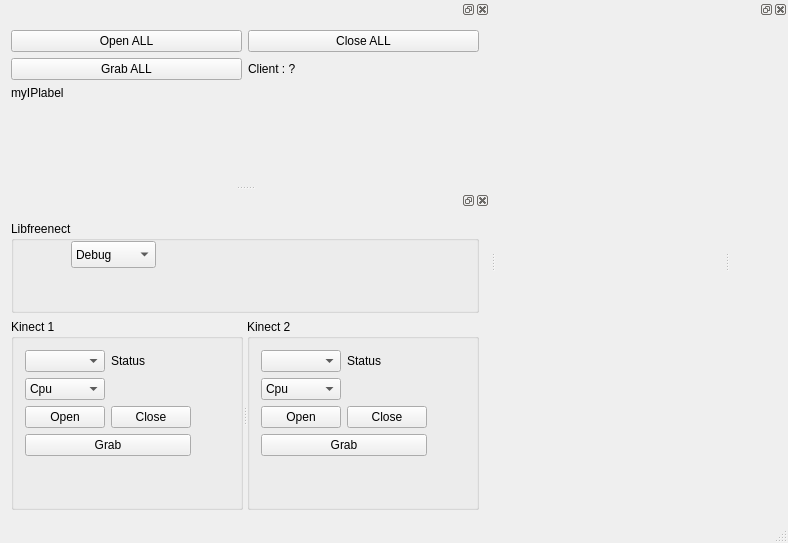
<?xml version="1.0" encoding="UTF-8"?>
<ui version="4.0">
 <class>ServerWindow</class>
 <widget class="QMainWindow" name="ServerWindow">
  <property name="geometry">
   <rect>
    <x>0</x>
    <y>0</y>
    <width>788</width>
    <height>543</height>
   </rect>
  </property>
  <property name="windowTitle">
   <string>MultiKinect TCPIP</string>
  </property>
  <widget class="QWidget" name="centralWidget">
   <property name="minimumSize">
    <size>
     <width>0</width>
     <height>0</height>
    </size>
   </property>
   <layout class="QGridLayout" name="gridLayout"/>
  </widget>
  <widget class="QMenuBar" name="menuBar">
   <property name="geometry">
    <rect>
     <x>0</x>
     <y>0</y>
     <width>788</width>
     <height>25</height>
    </rect>
   </property>
  </widget>
  <widget class="QStatusBar" name="statusBar"/>
  <widget class="QDockWidget" name="dockWidget_Viewer">
   <attribute name="dockWidgetArea">
    <number>2</number>
   </attribute>
   <widget class="QWidget" name="dockWidgetContents">
    <layout class="QGridLayout" name="gridLayout_7">
     <item row="0" column="0">
      <widget class="QVTKWidget" name="qvtkwidget" native="true"/>
     </item>
    </layout>
   </widget>
  </widget>
  <widget class="QDockWidget" name="dockWidget_TCPIP">
   <attribute name="dockWidgetArea">
    <number>1</number>
   </attribute>
   <widget class="QWidget" name="dockWidgetContents_2">
    <layout class="QGridLayout" name="gridLayout_6">
     <item row="0" column="1">
      <widget class="QPushButton" name="pushButton_closeall">
       <property name="text">
        <string>Close ALL</string>
       </property>
      </widget>
     </item>
     <item row="0" column="0">
      <widget class="QPushButton" name="pushButton_openall">
       <property name="text">
        <string>Open ALL</string>
       </property>
      </widget>
     </item>
     <item row="2" column="0">
      <widget class="QLabel" name="label_IP">
       <property name="text">
        <string>myIPlabel</string>
       </property>
      </widget>
     </item>
     <item row="1" column="1">
      <widget class="QLabel" name="label_ClientState">
       <property name="text">
        <string>Client : ?</string>
       </property>
      </widget>
     </item>
     <item row="1" column="0">
      <widget class="QPushButton" name="pushButton_graball">
       <property name="text">
        <string>Grab ALL</string>
       </property>
      </widget>
     </item>
     <item row="3" column="0">
      <spacer name="verticalSpacer">
       <property name="orientation">
        <enum>Qt::Vertical</enum>
       </property>
       <property name="sizeHint" stdset="0">
        <size>
         <width>20</width>
         <height>40</height>
        </size>
       </property>
      </spacer>
     </item>
    </layout>
   </widget>
  </widget>
  <widget class="QDockWidget" name="dockWidget_Kinect">
   <attribute name="dockWidgetArea">
    <number>1</number>
   </attribute>
   <widget class="QWidget" name="dockWidgetContents_3">
    <layout class="QGridLayout" name="gridLayout_2">
     <item row="1" column="0">
      <widget class="QSplitter" name="splitter">
       <property name="orientation">
        <enum>Qt::Horizontal</enum>
       </property>
       <widget class="QGroupBox" name="groupBox_Kinect1">
        <property name="title">
         <string>Kinect 1</string>
        </property>
        <layout class="QGridLayout" name="gridLayout_3">
         <item row="2" column="1">
          <widget class="QPushButton" name="pushButton_Close_kin1">
           <property name="enabled">
            <bool>true</bool>
           </property>
           <property name="text">
            <string>Close</string>
           </property>
          </widget>
         </item>
         <item row="0" column="0">
          <widget class="QComboBox" name="comboBox_KinectSerials_kin1"/>
         </item>
         <item row="0" column="2">
          <spacer name="horizontalSpacer">
           <property name="orientation">
            <enum>Qt::Horizontal</enum>
           </property>
           <property name="sizeHint" stdset="0">
            <size>
             <width>40</width>
             <height>20</height>
            </size>
           </property>
          </spacer>
         </item>
         <item row="0" column="1">
          <widget class="QLabel" name="label_status_kin1">
           <property name="text">
            <string>Status</string>
           </property>
          </widget>
         </item>
         <item row="4" column="0">
          <spacer name="verticalSpacer_3">
           <property name="orientation">
            <enum>Qt::Vertical</enum>
           </property>
           <property name="sizeHint" stdset="0">
            <size>
             <width>20</width>
             <height>40</height>
            </size>
           </property>
          </spacer>
         </item>
         <item row="3" column="0" colspan="2">
          <widget class="QPushButton" name="pushButton_Grab_kin1">
           <property name="enabled">
            <bool>true</bool>
           </property>
           <property name="text">
            <string>Grab</string>
           </property>
          </widget>
         </item>
         <item row="2" column="0">
          <widget class="QPushButton" name="pushButton_Open_kin1">
           <property name="text">
            <string>Open</string>
           </property>
          </widget>
         </item>
         <item row="1" column="0">
          <widget class="QComboBox" name="comboBox_pipeline_kin1">
           <item>
            <property name="text">
             <string>Cpu</string>
            </property>
           </item>
           <item>
            <property name="text">
             <string>OpenGL</string>
            </property>
           </item>
           <item>
            <property name="text">
             <string>OpenCL</string>
            </property>
           </item>
           <item>
            <property name="text">
             <string>Cuda</string>
            </property>
           </item>
          </widget>
         </item>
        </layout>
       </widget>
       <widget class="QGroupBox" name="groupBox_Kinect2">
        <property name="title">
         <string>Kinect 2</string>
        </property>
        <layout class="QGridLayout" name="gridLayout_4">
         <item row="5" column="0">
          <spacer name="verticalSpacer_2">
           <property name="orientation">
            <enum>Qt::Vertical</enum>
           </property>
           <property name="sizeHint" stdset="0">
            <size>
             <width>20</width>
             <height>40</height>
            </size>
           </property>
          </spacer>
         </item>
         <item row="0" column="0">
          <widget class="QComboBox" name="comboBox_KinectSerials_kin2"/>
         </item>
         <item row="0" column="1">
          <widget class="QLabel" name="label_status_kin2">
           <property name="text">
            <string>Status</string>
           </property>
          </widget>
         </item>
         <item row="2" column="0">
          <widget class="QPushButton" name="pushButton_Open_kin2">
           <property name="text">
            <string>Open</string>
           </property>
          </widget>
         </item>
         <item row="4" column="0" colspan="2">
          <widget class="QPushButton" name="pushButton_Grab_kin2">
           <property name="enabled">
            <bool>true</bool>
           </property>
           <property name="text">
            <string>Grab</string>
           </property>
          </widget>
         </item>
         <item row="2" column="2">
          <spacer name="horizontalSpacer_2">
           <property name="orientation">
            <enum>Qt::Horizontal</enum>
           </property>
           <property name="sizeHint" stdset="0">
            <size>
             <width>40</width>
             <height>20</height>
            </size>
           </property>
          </spacer>
         </item>
         <item row="2" column="1">
          <widget class="QPushButton" name="pushButton_Close_kin2">
           <property name="enabled">
            <bool>true</bool>
           </property>
           <property name="text">
            <string>Close</string>
           </property>
          </widget>
         </item>
         <item row="1" column="0">
          <widget class="QComboBox" name="comboBox_pipeline_kin2">
           <item>
            <property name="text">
             <string>Cpu</string>
            </property>
           </item>
           <item>
            <property name="text">
             <string>OpenGL</string>
            </property>
           </item>
           <item>
            <property name="text">
             <string>OpenCL</string>
            </property>
           </item>
           <item>
            <property name="text">
             <string>Cuda</string>
            </property>
           </item>
          </widget>
         </item>
        </layout>
       </widget>
      </widget>
     </item>
     <item row="0" column="0">
      <widget class="QGroupBox" name="groupBox">
       <property name="title">
        <string>Libfreenect</string>
       </property>
       <widget class="QComboBox" name="comboBox_log">
        <property name="geometry">
         <rect>
          <x>60</x>
          <y>20</y>
          <width>85</width>
          <height>27</height>
         </rect>
        </property>
        <item>
         <property name="text">
          <string>Debug</string>
         </property>
        </item>
        <item>
         <property name="text">
          <string>Info</string>
         </property>
        </item>
        <item>
         <property name="text">
          <string>Warning</string>
         </property>
        </item>
        <item>
         <property name="text">
          <string>Error</string>
         </property>
        </item>
        <item>
         <property name="text">
          <string>None</string>
         </property>
        </item>
       </widget>
      </widget>
     </item>
    </layout>
   </widget>
  </widget>
 </widget>
 <layoutdefault spacing="6" margin="11"/>
 <customwidgets>
  <customwidget>
   <class>QVTKWidget</class>
   <extends>QWidget</extends>
   <header>QVTKWidget.h</header>
   <container>1</container>
  </customwidget>
 </customwidgets>
 <resources/>
 <connections>
  <connection>
   <sender>pushButton_openall</sender>
   <signal>clicked()</signal>
   <receiver>pushButton_Open_kin1</receiver>
   <slot>click()</slot>
   <hints>
    <hint type="sourcelabel">
     <x>141</x>
     <y>78</y>
    </hint>
    <hint type="destinationlabel">
     <x>76</x>
     <y>408</y>
    </hint>
   </hints>
  </connection>
  <connection>
   <sender>pushButton_openall</sender>
   <signal>clicked()</signal>
   <receiver>pushButton_Open_kin2</receiver>
   <slot>click()</slot>
   <hints>
    <hint type="sourcelabel">
     <x>239</x>
     <y>76</y>
    </hint>
    <hint type="destinationlabel">
     <x>308</x>
     <y>408</y>
    </hint>
   </hints>
  </connection>
  <connection>
   <sender>pushButton_closeall</sender>
   <signal>clicked()</signal>
   <receiver>pushButton_Close_kin2</receiver>
   <slot>click()</slot>
   <hints>
    <hint type="sourcelabel">
     <x>373</x>
     <y>78</y>
    </hint>
    <hint type="destinationlabel">
     <x>416</x>
     <y>408</y>
    </hint>
   </hints>
  </connection>
  <connection>
   <sender>pushButton_closeall</sender>
   <signal>clicked()</signal>
   <receiver>pushButton_Close_kin1</receiver>
   <slot>click()</slot>
   <hints>
    <hint type="sourcelabel">
     <x>336</x>
     <y>74</y>
    </hint>
    <hint type="destinationlabel">
     <x>189</x>
     <y>406</y>
    </hint>
   </hints>
  </connection>
  <connection>
   <sender>pushButton_graball</sender>
   <signal>clicked()</signal>
   <receiver>pushButton_Grab_kin1</receiver>
   <slot>click()</slot>
   <hints>
    <hint type="sourcelabel">
     <x>207</x>
     <y>112</y>
    </hint>
    <hint type="destinationlabel">
     <x>144</x>
     <y>440</y>
    </hint>
   </hints>
  </connection>
  <connection>
   <sender>pushButton_graball</sender>
   <signal>clicked()</signal>
   <receiver>pushButton_Grab_kin2</receiver>
   <slot>click()</slot>
   <hints>
    <hint type="sourcelabel">
     <x>215</x>
     <y>105</y>
    </hint>
    <hint type="destinationlabel">
     <x>433</x>
     <y>440</y>
    </hint>
   </hints>
  </connection>
 </connections>
 <slots>
  <slot>OpenAllDevices()</slot>
  <slot>CloseAllDevices()</slot>
  <slot>GrabAllDevices()</slot>
 </slots>
</ui>
